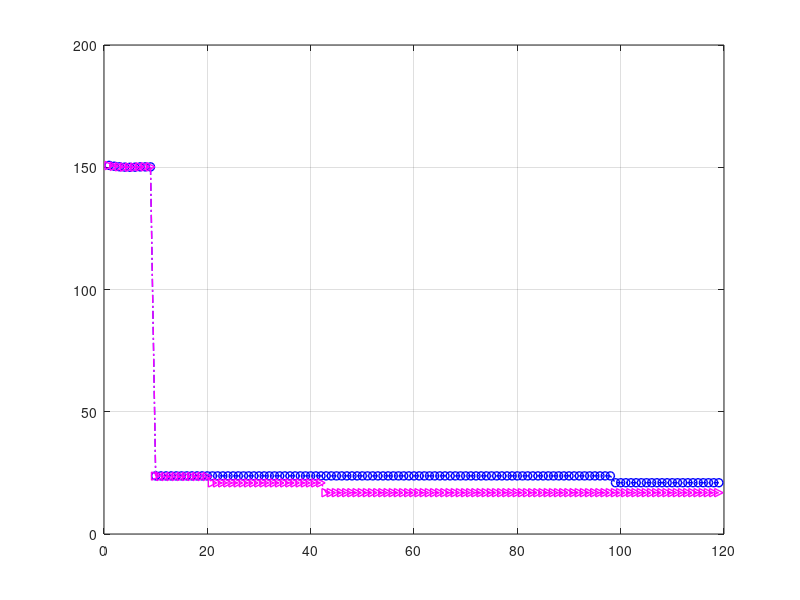

Reproduce this figure in MATLAB. (Note: this script raises an error after producing the figure.)
%%%%%%%%%%%%%%%%%%%%%%%%%%%%%%%%%%%%%%%%%%%%%%%%%%%%%%%%%%%%%%%%%%%%%%%%%
% RMSE - Flight distance graph
%%%%%%%%%%%%%%%%%%%%%%%%%%%%%%%%%%%%%%%%%%%%%%%%%%%%%%%%%%%%%%%%%%%%%%%%%

clear all; close all; clc;

load('al1.mat')
al1 = de;

load('al12.mat')
al2 = de;


plot(1:119, al1(:,1), 'b-.o', 'LineWidth',1); hold on; grid on;
plot(1:119, al2(:,1), 'm-.>', 'LineWidth',1); 

title('Algorithm 1', FontSize=20)
xlabel('Number of Drone hops (30m per a hop)', FontSize=20)
ylabel('RMSE', FontSize=20)

legend("Fixed", "Dynamic", FontSize=20);
